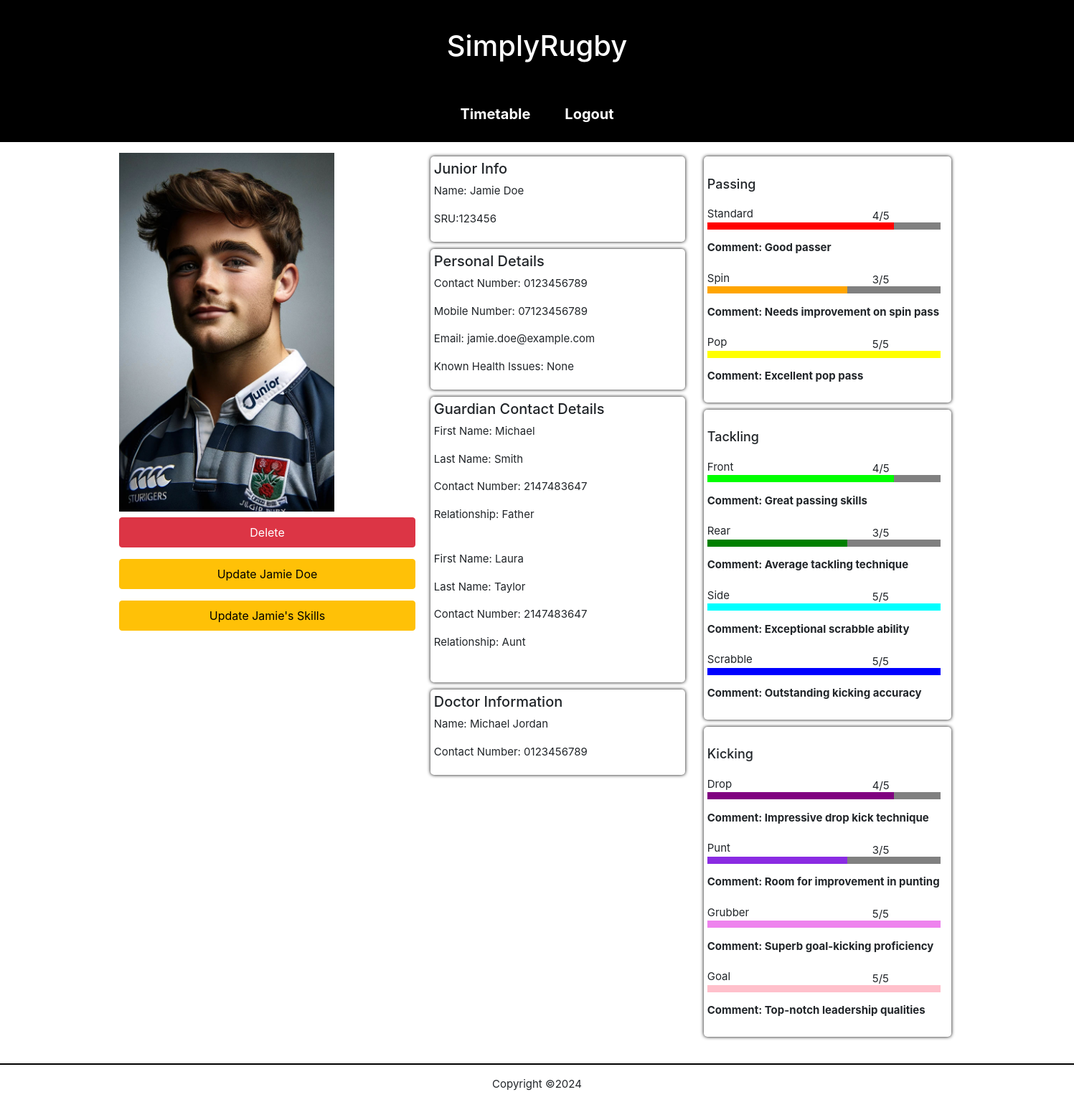
/junior-page.php?id=1 (signed in), run on an earlier commit of the app's database.
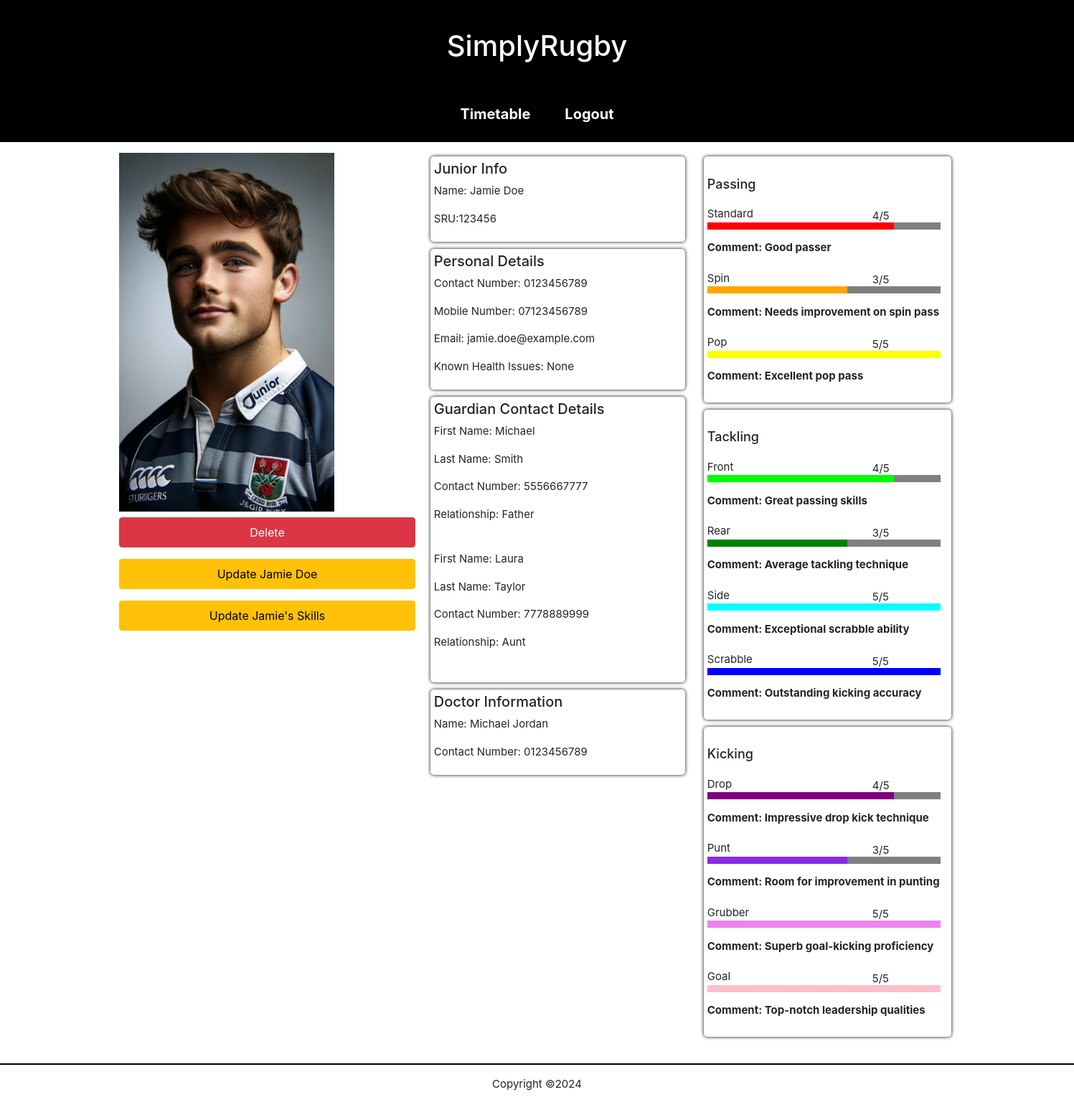
And on a later commit of the database.
### tables this page shows
CREATE TABLE juniors(
junior_id INT PRIMARY KEY AUTO_INCREMENT NOT NULL,
address_id INT NOT NULL,
user_id INT,
first_name  varchar(32) NOT NULL,
last_name  varchar(32) NOT NULL,
dob DATE,
sru_no  INT NOT NULL,
contact_no  varchar(40) NOT NULL,
mobile_no  varchar(40),
email_address varchar(45),
health_issues TEXT,
filename VARCHAR(64),
FOREIGN KEY (address_id) REFERENCES addresses (address_id),
FOREIGN KEY (user_id) REFERENCES users (user_id)
);

CREATE TABLE guardians(
  guardian_id INT AUTO_INCREMENT PRIMARY KEY,
  address_id INT NOT NULL,
  guardian_first_name varchar(48) NOT NULL,
  guardian_last_name varchar(48) NOT NULL,
  guardian_contact_no varchar(45) NOT NULL,
  relationship varchar(35) NOT NULL,
  FOREIGN KEY (address_id) REFERENCES addresses(address_id)
);

CREATE TABLE doctors(
doctor_id INT PRIMARY KEY AUTO_INCREMENT NOT NULL,
doctor_first_name  varchar(32) NOT NULL,
doctor_last_name  varchar(32) NOT NULL,
doctor_contact_no  varchar(40) NOT NULL
);

CREATE TABLE junior_skills (
  junior_id INT NOT NULL,
  skill_id INT NOT NULL,
  squad_id INT NOT NULL,
  skill_level INT NOT NULL,
  comment TEXT,
  PRIMARY KEY (junior_id, skill_id),
  FOREIGN KEY (junior_id) REFERENCES juniors(junior_id),
  FOREIGN KEY (skill_id) REFERENCES skills(skill_id)
);

CREATE TABLE skills (
  skill_id  INT PRIMARY KEY AUTO_INCREMENT NOT NULL,
  category varchar(30) NOT NULL,
  skill_name varchar(30) NOT NULL
);

### junior-page.php (called while the page is built, shortened)
<?php
require("classes/components.php");
require("classes/utils.php");
require("classes/junior.php");
$junior = Junior::getJunior($_GET["id"]);
$pageTitle = "player not found";
if (!empty($junior)) {
  $pageTitle = $junior["first_name"];
}
Components::pageHeader($pageTitle, ["style"], ["mobile-nav"]);
Components::singleJunior($junior);
Components::pageFooter();
?>

### classes/junior.php (called while the page is built, shortened)
<?php
require_once("classes/utils.php");
class Junior
{
  public static function getJuniorSkills($playerId)
  {
    $conn = Connection::connect();
    $stmt = $conn->prepare(SQL::$getJuniorSkills);
    $stmt->execute([$playerId]);
    $juniors = $stmt->fetchAll();
    return $juniors;
  }
  public static function getJunior($playerId)
  {
    $conn = Connection::connect();
    $stmt = $conn->prepare(SQL::$getJunior);
    $stmt->execute([$playerId]);
    $junior = $stmt->fetch();
    return $junior;
  }
  public static function getGuardians($playerId)
  {
    $conn = Connection::connect();
    $stmt = $conn->prepare(SQL::$getJuniorGuardians);
    $stmt->execute([$playerId]);
    $juniors = $stmt->fetchAll();
    return $juniors;
  }
}

### classes/utils.php (called while the page is built, shortened)
<?php
class Utils {
  public static function escape($input) {
    return trim(htmlspecialchars($input));
  }
}

### components/junior-skill.php (the view, shortened to what this page needs)
<div class="skill-card">
    <div class="skill-name-container"><?php echo $skillName; ?></div>
    <div class="level-bar-container">
        <div>
            <div id="level-bar-<?php echo $skillName; ?>" class="skill-level-bar"></div>
        </div>
        <p class="level-rating"><?php echo $skillLevel; ?>/5</p>
        <div class="skill-comment">Comment: <?php echo $comment; ?></div>
    </div>
</div>

### components/header.php (shortened to what this page needs)
<!DOCTYPE html>
<html lang="en">
<head>
  <link href="https://cdn.jsdelivr.net/npm/bootstrap@5.1.3/dist/css/bootstrap.min.css" rel="stylesheet">
  <link rel="stylesheet" href="https://cdnjs.cloudflare.com/ajax/libs/font-awesome/4.7.0/css/font-awesome.min.css">
  <?php
  if (!empty($stylesheets)) {
    foreach ($stylesheets as $sheet) {
      echo "<link rel=\"stylesheet\" href=\"css/$sheet.css\">";
    }
  }
  ?>
</head>
<body>
  <header class="page-header">
    <div class="content-wrapper desktop-header-row">
      <div class="mobile-top my-4">
        <h1 class="page-title">SimplyRugby</h1>
      </div>
      <nav class="page-navigation" id="nav-list">
        <ul class="nav-links">
          <?php
          if(isset($_SESSION["loggedIn"])){
            echo "<li><a  href='timetable.php'>Timetable</a></li>
            <li><a href='logout.php'>Logout</a></li>";
          } else {
            echo "<li><a  href='register.php'>Register</a></li>
            <li><a href='login.php'>Login</a></li>";
          }
          ?>
        </ul>
      </nav>
    </div>
  </header>

### classes/components.php (shortened to what this page needs)
<?php
class Components {
  public static function pageHeader($pageTitle, $stylesheets, $scripts) {
    require("components/header.php");
  }
  public static function pageFooter() {
    require("components/footer.php");
  }
  public static function singleJunior($junior)
  {
    if (!empty($junior)) {
      $firstName = Utils::escape($junior["first_name"]);
      $lastName = Utils::escape($junior["last_name"]);
      $sruNumber = Utils::escape($junior["sru_no"]);
      $contactNumber = Utils::escape($junior["contact_no"]);
      $mobileNumber = Utils::escape($junior["mobile_no"]);
      $emailAddress = Utils::escape($junior["email_address"]);
      $healthIssues = Utils::escape($junior["health_issues"]);
      $filename = Utils::escape($junior["filename"]);
      $doctorFirstName = Utils::escape($junior["doctor_first_name"]);
      $doctorLastName = Utils::escape($junior["doctor_last_name"]);
      $doctorContact = Utils::escape($junior["doctor_contact_no"]);
      require("components/junior-single.php");
    } else {
      require("components/no-single-player-found.php");
    }
  }
  public static function juniorGuardians($juniors)
  {
    if (!empty($juniors)) {
      foreach ($juniors as $junior) {
        $guardianFirstName = Utils::escape($junior["guardian_first_name"]);
        $guardianLastName = Utils::escape($junior["guardian_last_name"]);
        $guardianContactNum = Utils::escape($junior["guardian_contact_no"]);
        $relationship = Utils::escape($junior["relationship"]);
        require("components/guardian-single.php");
      }
    } else {
      require("components/no-players-found.php");
    }
  }
  public static function juniorPassingSkill($juniors)
  {
    if (!empty($juniors)) {
      foreach ($juniors as $junior) {
        $skillCategory = Utils::escape($junior["category"]);
        $skillName = Utils::escape($junior["skill_name"]);
        $skillLevel = Utils::escape($junior["skill_level"]);
        $comment = Utils::escape($junior["comment"]);
        if($skillCategory == "Passing"){
          require("components/junior-skill.php");
        }
      }
    } else {
      require("components/no-players-found.php");
    }
  }
  public static function juniorTacklingSkill($juniors)
  {
    if (!empty($juniors)) {
      foreach ($juniors as $junior) {
        $skillCategory = Utils::escape($junior["category"]);
        $skillName = Utils::escape($junior["skill_name"]);
        $skillLevel = Utils::escape($junior["skill_level"]);
        $comment = Utils::escape($junior["comment"]);
        if($skillCategory == "Tackling"){
          require("components/junior-skill.php");
        }
      }
    } else {
      require("components/no-players-found.php");
    }
  }
  public static function juniorKickingSkill($juniors)
  {
    if (!empty($juniors)) {
      foreach ($juniors as $junior) {
        $skillCategory = Utils::escape($junior["category"]);
        $skillName = Utils::escape($junior["skill_name"]);
        $skillLevel = Utils::escape($junior["skill_level"]);
        $comment = Utils::escape($junior["comment"]);
        if($skillCategory == "Kicking"){
          require("components/junior-skill.php");
        }
      }
    } else {
      require("components/no-players-found.php");
    }
  }
}

### components/junior-single.php (shortened to what this page needs)
<main class="content-wrapper profile-content">
  <div class="profile-content-container">
  <div class="profile-container">
      <div>
        <img class="profile-img" src="images/<?php echo $filename; ?>" alt="Cover of <?php echo $firstName; ?>" class="profile-img">
        <form
          method="post"
          action="">
          <input type="submit" id="deleteBtn" class="btn btn-danger my-2" value="Delete">
          <input type="submit" class="btn btn-warning my-2" name="updateSubmit" value="<?php echo 'Update ', $firstName, ' ', $lastName; ?>">
          <input type="submit" class="btn btn-warning my-2" name="updateSkillSubmit" value="<?php echo 'Update ', $firstName. '\'s Skills'; ?>">
        </form>
      </div>
  </div>
    <div class="profile-container">
      <div class="profile-items">
        <h2>Junior Info</h2>
        <p><?php echo 'Name: ', $firstName, ' ', $lastName; ?></p>
        <p><?php echo 'SRU:', $sruNumber; ?></p>
      </div>
      <div class="profile-items">
        <h2>Personal Details</h2>
        <p><?php echo 'Contact Number: ', $contactNumber; ?></p>
        <p><?php echo 'Mobile Number: ', $mobileNumber; ?></p>
        <p><?php echo 'Email: ', $emailAddress; ?></p>
        <p><?php echo 'Known Health Issues: ', $healthIssues; ?></p>
      </div>
      <div class="profile-items">
      <h2>Guardian Contact Details</h2>
      <?php
          $skill = Junior::getGuardians($_GET["id"]);
          Components::juniorGuardians($skill);
          ?>
      </div>
      <div class="profile-items">
        <h2>Doctor Information</h2>
        <p><?php echo 'Name: ', $doctorFirstName, ' ', $doctorLastName; ?></p>
        <p><?php echo 'Contact Number: ', $doctorContact; ?></p>
      </div>
    </div>
    <div class="skills-card-container">
      <div class="skills-card passing-card">
        <div>
          <br>
          <h3>Passing</h3>
        </div>
        <?php
          $skill = Junior::getJuniorSkills($_GET["id"]);
          Components::juniorPassingSkill($skill);
        ?>
      </div>
      <div class="skills-card tackling-card">
        <div>
          <br>
          <h3>Tackling</h3>
        </div>
      </div>
      <div class="skills-card kicking-card">
        <div>
          <br>
          <h3>Kicking</h3>
        </div>
      </div>
    </div>
  </div>
</main>

### components/guardian-single.php
<p><?php echo 'First Name: ', $guardianFirstName?></p>
<p><?php echo 'Last Name: ', $guardianLastName; ?></p>
<p><?php echo 'Contact Number: ', $guardianContactNum; ?></p>
<p><?php echo 'Relationship: ', $relationship; ?></p>
<br>

### components/footer.php (shortened to what this page needs)
  <footer class="page-footer">
    <p>Copyright &copy;<?php echo date("Y"); ?></p>
  </footer>
</body>
</html>

What changed in the data, as far as the page shows it:
changed through a linked row, juniors "Jamie": guardians.guardian_contact_no "2147483647" → "5556667777"; guardians.guardian_contact_no "2147483647" → "7778889999"
